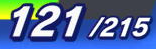
#> input picture backend/tests/fixtures/images/hp_crop/battle2_own_hp.png, 156 x 49 px
$ python -i hp_experiment.py   (imports and definitions only)
#> lines starting #> are read from the running program, lines starting #| are printed output that depends on the picture; after the words box and inside, x2 and y2 are one past the last pixel; in counts of white or black regions, pixels touching at a corner belong together
#> further down, picture is the input picture: shape (49, 156, 3); mean B, G, R 151, 109.7, 84.8
"""HP 読み取り精度実験.

3つのアプローチを比較:
  A: 画像前処理のみ（二値化・コントラスト強調）
  B: 後処理パースのみ（生OCR出力から数値を推定）
  C: 前処理 + 後処理の両方

使い方:
    cd backend
    python -m tools.hp_experiment tests/fixtures/images/hp_crop/hp_image.png
    python -m tools.hp_experiment tests/fixtures/images/hp_crop/  # ディレクトリ指定で一括
"""

from __future__ import annotations

import argparse
import re
import sys
from pathlib import Path

import cv2
import numpy as np

# PaddleOCR の遅延初期化用
_engine = None


# [44 lines left out: functions _get_engine, preprocess_v1_binary, preprocess_v2_adaptive, preprocess_v3_clahe, preprocess_v4_invert, not called in this run]


def preprocess_v5_upscale_binary(image: np.ndarray) -> np.ndarray:
    """2倍拡大 → CLAHE → 大津の二値化."""
    upscaled = cv2.resize(image, None, fx=2, fy=2, interpolation=cv2.INTER_CUBIC)
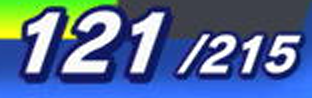
#> upscaled: shape (98, 312, 3); mean B, G, R 150.7, 109.4, 84.6
    gray = cv2.cvtColor(upscaled, cv2.COLOR_BGR2GRAY)
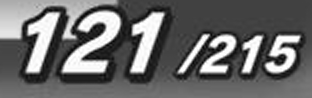
#> gray: shape (98, 312); min 3, max 255, mean 106.7
    clahe = cv2.createCLAHE(clipLimit=3.0, tileGridSize=(8, 8))
    enhanced = clahe.apply(gray)
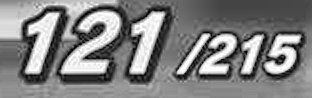
#> enhanced: shape (98, 312); min 2, max 255, mean 128.5
    _, binary = cv2.threshold(enhanced, 0, 255, cv2.THRESH_BINARY + cv2.THRESH_OTSU)
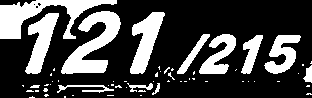
#> binary: shape (98, 312); 27.7% white; 60 white regions (47 under 20 px), largest, box (x1, y1, x2, y2) and area: (0, 0, 117, 39) 1773, (61, 11, 121, 74) 1681, (130, 12, 165, 74) 1088
    return cv2.cvtColor(binary, cv2.COLOR_GRAY2BGR)


PREPROCESS_METHODS = {
    "binary": preprocess_v1_binary,
    "adaptive": preprocess_v2_adaptive,
    "clahe": preprocess_v3_clahe,
    "invert": preprocess_v4_invert,
    "upscale": preprocess_v5_upscale_binary,
}

# =========================================================
# 後処理パース
# =========================================================

# [202 lines left out: functions postprocess_hp, _guess_hp_split, _guess_slash_as_one, run_ocr, experiment_single, main, not called in this run]


# [2 lines not run here, left out]

>>> import cv2
>>> picture = cv2.imread('../tests/fixtures/images/hp_crop/battle2_own_hp.png')
>>> result = preprocess_v5_upscale_binary(picture)
